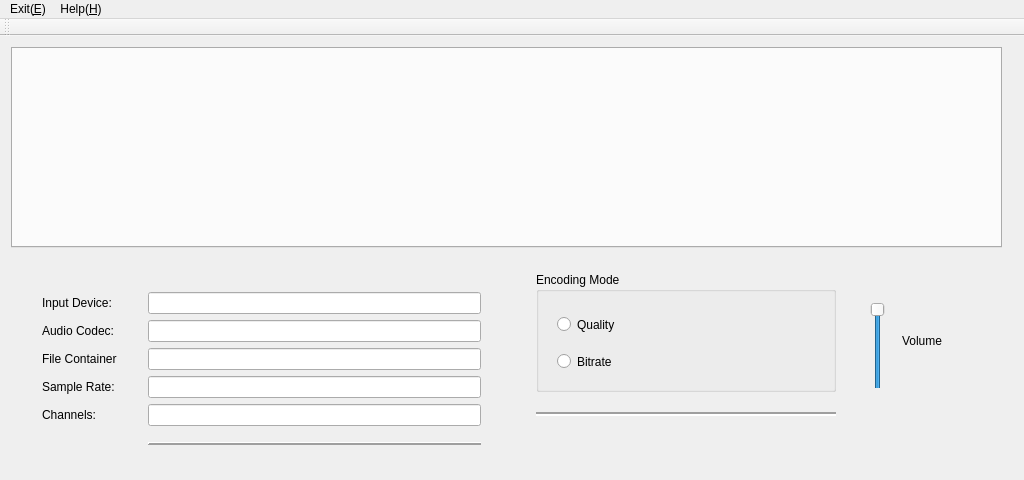
<?xml version="1.0" encoding="UTF-8"?>
<ui version="4.0">
 <class>MainForm</class>
 <widget class="QMainWindow" name="MainForm">
  <property name="geometry">
   <rect>
    <x>0</x>
    <y>0</y>
    <width>1024</width>
    <height>480</height>
   </rect>
  </property>
  <property name="windowTitle">
   <string>MainForm</string>
  </property>
  <widget class="QWidget" name="centralWidget">
   <property name="contextMenuPolicy">
    <enum>Qt::DefaultContextMenu</enum>
   </property>
   <property name="autoFillBackground">
    <bool>false</bool>
   </property>
   <layout class="QHBoxLayout" name="horizontalLayout">
    <item>
     <layout class="QGridLayout" name="gridLayout">
      <item row="1" column="0">
       <widget class="QWidget" name="left_widget" native="true">
        <widget class="QWidget" name="verticalLayoutWidget">
         <property name="geometry">
          <rect>
           <x>20</x>
           <y>20</y>
           <width>461</width>
           <height>207</height>
          </rect>
         </property>
         <layout class="QFormLayout" name="left_formLayout">
          <item row="0" column="0">
           <widget class="QLabel" name="inputDeviceLabel">
            <property name="text">
             <string>Input Device:</string>
            </property>
           </widget>
          </item>
          <item row="0" column="1">
           <widget class="QLineEdit" name="inputDeviceEdit"/>
          </item>
          <item row="1" column="0">
           <widget class="QLabel" name="audioCodecLabel">
            <property name="text">
             <string>Audio Codec:</string>
            </property>
           </widget>
          </item>
          <item row="1" column="1">
           <widget class="QLineEdit" name="audioCodecEdit"/>
          </item>
          <item row="2" column="0">
           <widget class="QLabel" name="fileContainerLabel">
            <property name="text">
             <string>File Container</string>
            </property>
           </widget>
          </item>
          <item row="2" column="1">
           <widget class="QLineEdit" name="fileContainerEdit"/>
          </item>
          <item row="3" column="0">
           <widget class="QLabel" name="sampleRateLabel">
            <property name="text">
             <string>Sample Rate:</string>
            </property>
           </widget>
          </item>
          <item row="3" column="1">
           <widget class="QLineEdit" name="sampleRateEdit"/>
          </item>
          <item row="4" column="0">
           <widget class="QLabel" name="channelLabel">
            <property name="text">
             <string>Channels: </string>
            </property>
           </widget>
          </item>
          <item row="4" column="1">
           <widget class="QLineEdit" name="channelsEdit"/>
          </item>
          <item row="5" column="0">
           <widget class="QWidget" name="widget" native="true">
            <property name="minimumSize">
             <size>
              <width>100</width>
              <height>40</height>
             </size>
            </property>
           </widget>
          </item>
          <item row="5" column="1">
           <widget class="QWidget" name="empty_widget" native="true">
            <property name="minimumSize">
             <size>
              <width>200</width>
              <height>40</height>
             </size>
            </property>
            <widget class="Line" name="line">
             <property name="geometry">
              <rect>
               <x>0</x>
               <y>10</y>
               <width>358</width>
               <height>3</height>
              </rect>
             </property>
             <property name="minimumSize">
              <size>
               <width>200</width>
               <height>2</height>
              </size>
             </property>
             <property name="frameShadow">
              <enum>QFrame::Raised</enum>
             </property>
             <property name="lineWidth">
              <number>2</number>
             </property>
             <property name="orientation">
              <enum>Qt::Horizontal</enum>
             </property>
            </widget>
           </widget>
          </item>
         </layout>
        </widget>
       </widget>
      </item>
      <item row="0" column="0" colspan="2">
       <widget class="QWidget" name="top_widget" native="true">
        <widget class="QTabWidget" name="tabWidget">
         <property name="geometry">
          <rect>
           <x>0</x>
           <y>0</y>
           <width>991</width>
           <height>201</height>
          </rect>
         </property>
        </widget>
       </widget>
      </item>
      <item row="1" column="1">
       <widget class="QWidget" name="right_widget" native="true">
        <widget class="QWidget" name="formLayoutWidget">
         <property name="geometry">
          <rect>
           <x>10</x>
           <y>0</y>
           <width>461</width>
           <height>184</height>
          </rect>
         </property>
         <layout class="QFormLayout" name="right_formLayout">
          <property name="sizeConstraint">
           <enum>QLayout::SetMaximumSize</enum>
          </property>
          <property name="horizontalSpacing">
           <number>6</number>
          </property>
          <property name="verticalSpacing">
           <number>6</number>
          </property>
          <item row="0" column="0">
           <widget class="QGroupBox" name="groupBox">
            <property name="minimumSize">
             <size>
              <width>300</width>
              <height>120</height>
             </size>
            </property>
            <property name="title">
             <string>Encoding Mode</string>
            </property>
            <widget class="QRadioButton" name="qualityRadioButton">
             <property name="geometry">
              <rect>
               <x>21</x>
               <y>41</y>
               <width>112</width>
               <height>23</height>
              </rect>
             </property>
             <property name="text">
              <string>Quality</string>
             </property>
            </widget>
            <widget class="QRadioButton" name="bitrateRadioButton">
             <property name="geometry">
              <rect>
               <x>21</x>
               <y>78</y>
               <width>112</width>
               <height>23</height>
              </rect>
             </property>
             <property name="text">
              <string>Bitrate</string>
             </property>
            </widget>
           </widget>
          </item>
          <item row="1" column="0">
           <widget class="QWidget" name="widget_2" native="true">
            <property name="minimumSize">
             <size>
              <width>300</width>
              <height>40</height>
             </size>
            </property>
            <widget class="Line" name="line_2">
             <property name="geometry">
              <rect>
               <x>-90</x>
               <y>10</y>
               <width>461</width>
               <height>20</height>
              </rect>
             </property>
             <property name="lineWidth">
              <number>2</number>
             </property>
             <property name="orientation">
              <enum>Qt::Horizontal</enum>
             </property>
            </widget>
           </widget>
          </item>
          <item row="1" column="1">
           <widget class="QWidget" name="widget_3" native="true"/>
          </item>
          <item row="0" column="1">
           <widget class="QWidget" name="widget_4" native="true">
            <widget class="QSlider" name="volumeSlider">
             <property name="geometry">
              <rect>
               <x>20</x>
               <y>30</y>
               <width>31</width>
               <height>111</height>
              </rect>
             </property>
             <property name="maximum">
              <number>100</number>
             </property>
             <property name="value">
              <number>100</number>
             </property>
             <property name="orientation">
              <enum>Qt::Vertical</enum>
             </property>
            </widget>
            <widget class="QLabel" name="VolumeLabel">
             <property name="geometry">
              <rect>
               <x>60</x>
               <y>60</y>
               <width>67</width>
               <height>17</height>
              </rect>
             </property>
             <property name="text">
              <string>Volume</string>
             </property>
            </widget>
           </widget>
          </item>
         </layout>
        </widget>
       </widget>
      </item>
     </layout>
    </item>
   </layout>
  </widget>
  <widget class="QToolBar" name="toolBar">
   <property name="windowTitle">
    <string>toolBar</string>
   </property>
   <attribute name="toolBarArea">
    <enum>TopToolBarArea</enum>
   </attribute>
   <attribute name="toolBarBreak">
    <bool>false</bool>
   </attribute>
  </widget>
  <widget class="QMenuBar" name="menuBar">
   <property name="geometry">
    <rect>
     <x>0</x>
     <y>0</y>
     <width>1024</width>
     <height>22</height>
    </rect>
   </property>
   <widget class="QMenu" name="menuExit">
    <property name="title">
     <string>Exit(&amp;E)</string>
    </property>
    <addaction name="actionClose"/>
    <addaction name="separator"/>
   </widget>
   <widget class="QMenu" name="menuHelp">
    <property name="title">
     <string>Help(&amp;H)</string>
    </property>
    <addaction name="actionAbout"/>
   </widget>
   <addaction name="menuExit"/>
   <addaction name="menuHelp"/>
  </widget>
  <action name="actionClose">
   <property name="text">
    <string>Close(&amp;C)</string>
   </property>
  </action>
  <action name="actionAbout">
   <property name="text">
    <string>About(&amp;A)</string>
   </property>
  </action>
 </widget>
 <layoutdefault spacing="6" margin="11"/>
 <resources/>
 <connections/>
</ui>
